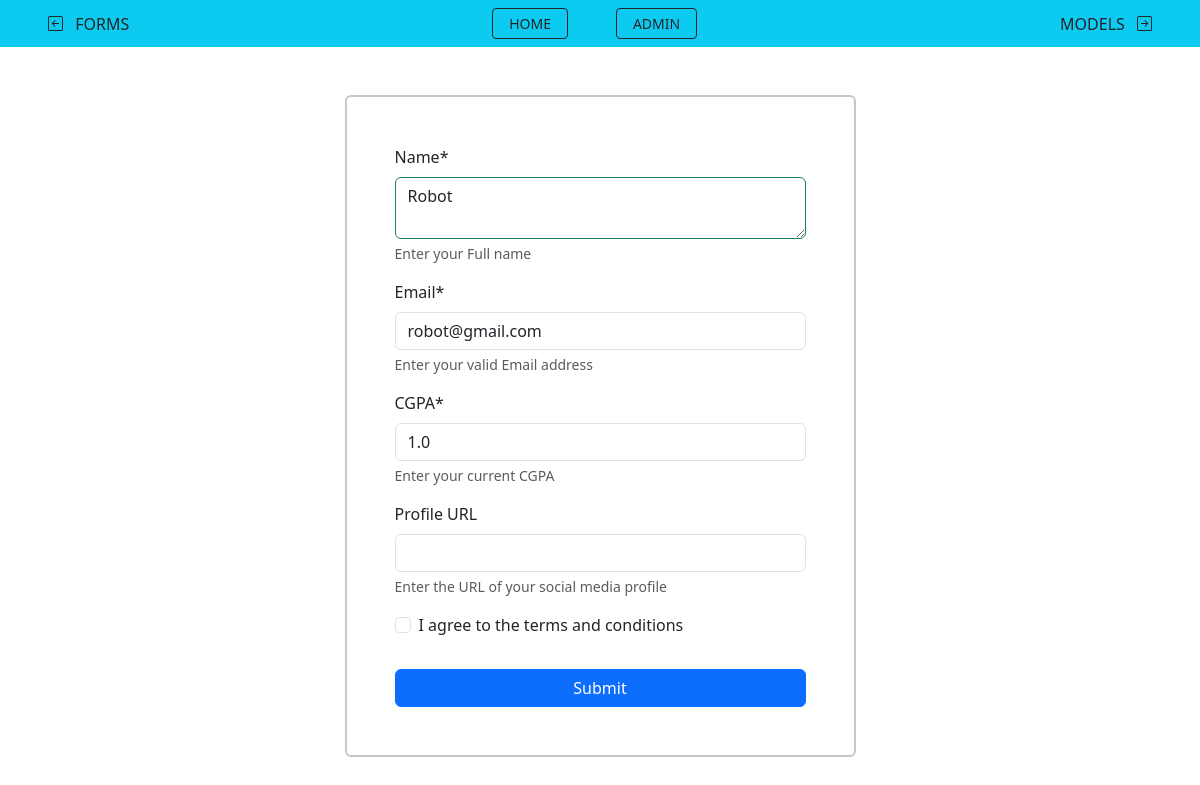
/model/edit/2, run on the app's committed database.
### a2_model/models.py (models this page shows, shortened)
class myModel(models.Model):
    full_name = models.TextField(null=True) # will be NULL in table creation, but still required for subbmission
    email_address = models.EmailField(unique=True) # no data in this field can be the same
    cgpa = models.FloatField(verbose_name='CGPA') # if not specified Django takes the field name as Display name
    profile = models.URLField(blank=True, null=True) # this field is no longer required to fill
    checkbox = models.BooleanField(default=False) # sets a default value even if nothing is entered

### a2_model/views.py (the view)
# urls.py: path('edit/<int:id>', views.edit, name='edit'),
def edit(request, id):
    data = models.myModel.objects.get(pk=id) # getting the object with the specified id
    if request.method == "POST":
        form = forms.Model_Form(request.POST, instance=data) # getting form with entries & instance
        if form.is_valid():
            form.save()
            return redirect('models')
    else:
        form = forms.Model_Form(instance=data)  # getting the form with just the object data
    return render(request,'./a2_model/update_model.html', {'form': form})

### a2_model/forms.py
class Model_Form(forms.ModelForm):
    class Meta: # built-in class for ModelForm
        model = myModel
        fields = '__all__' # to have all fields included in the form
        exclude = ['id',] # excludes specified fields from the form
        labels = {
            'full_name': 'Name',
            'email_address': 'Email',
            'checkbox': 'I agree to the terms and conditions',
            'profile': 'Profile URL'
        } # to change the display name of the form fields
        help_texts = {
            'full_name': 'Enter your Full name',
            'email_address': 'Enter your valid Email address',
            'cgpa': 'Enter your current CGPA',
            'profile': 'Enter the URL of your social media profile'
        } # to add a text under the form fields
        widgets = {
            'full_name': forms.Textarea(attrs={'rows':2, 'class':'border border-success'}),
        } # adds widgets to the form fields
        error_messages = {
            'email_address': {'invalid-feedback': 'must be a valid & unique email address'},
        } # modifies the message thats displayed if an error occurs

### a2_model/templates/a2_model/update_model.html (shortened to what this page needs)
{% extends 'base.html' %}
{% load crispy_forms_tags %}
{% block content %}
<div class="mx-auto mt-5 p-5 border border-secondary-subtle border-2 rounded" style="width: fit-content;">
    <form method="post">
        {{form | crispy}}
        <input class="btn btn-primary w-100 mt-3" type="submit" value="Submit">
    </form>
</div>
{% endblock %}

### data on the page
myModel: full_name "Robot", email_address "robot@gmail.com", cgpa "1.0"
